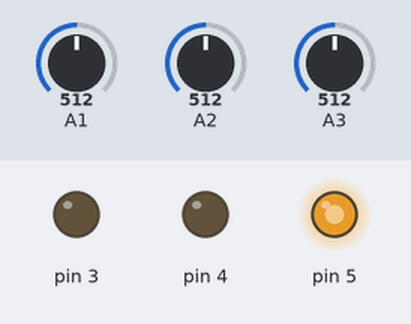
Bench run of a sketch on a simulated Arduino Uno, built with avr-gcc and run on an emulated ATmega328P. Shown: output pins drawn as LEDs (lit = HIGH). The test bench sets the inputs (shaded band); at power-on: A1 = 512, A2 = 512, A3 = 512.

Above: at 1.2 s.
1.3 s: A1 set to 317
2.8 s: A1 set to 293
At 3.4 s:
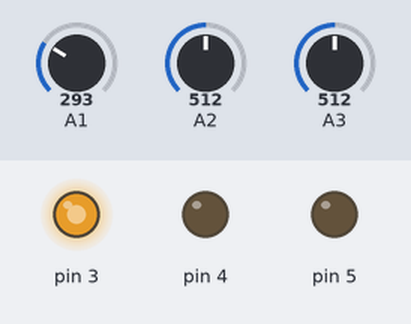
Timing chart, 0 to 5.8 s (numbered marks = the images above; inputs shaded):
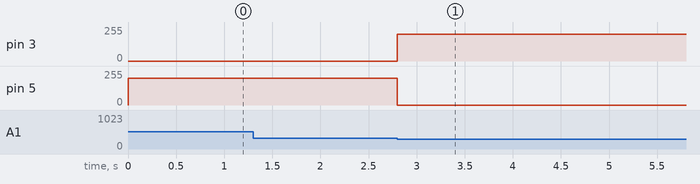

The sketch:

sketch.ino
```cpp
int T1 = 0;
int T2 = 0;
int T3 = 0;

void setup() {
  pinMode(5, OUTPUT);
  pinMode(3, OUTPUT);
  pinMode(4, OUTPUT);
  pinMode(A1, INPUT);
  pinMode(A2, INPUT);
  pinMode(A3, INPUT);

}

void loop() {
  T1 = analogRead(A1);
  T2 = analogRead(A2);
  T3 = analogRead(A3);


  if ((T1 < 300) or (T2 < 300) or (T3 < 300))
  {
    analogWrite(3, 200);
    analogWrite(5, 0);

  }
  else
  {
    analogWrite(3, 0);
    analogWrite(5, 200);

  }
}
```

Measured:
- the behaviour switches between 300 and 299 on A1 (found by bisection; images 0 and 1)
- after the input at 1.3 s, every drawn part: stays the same
- after the input at 2.8 s, pin 3: 0/255 → 200/255 at once; pin 5: 200/255 → 0/255 at once
